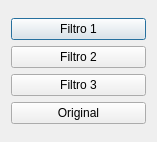
<?xml version="1.0" encoding="UTF-8"?>
<ui version="4.0">
 <class>Dialog</class>
 <widget class="QDialog" name="Dialog">
  <property name="geometry">
   <rect>
    <x>0</x>
    <y>0</y>
    <width>157</width>
    <height>142</height>
   </rect>
  </property>
  <property name="windowTitle">
   <string>Filtros</string>
  </property>
  <layout class="QVBoxLayout" name="verticalLayout_2">
   <item>
    <layout class="QVBoxLayout" name="verticalLayout">
     <item>
      <spacer name="verticalSpacer">
       <property name="orientation">
        <enum>Qt::Vertical</enum>
       </property>
       <property name="sizeHint" stdset="0">
        <size>
         <width>20</width>
         <height>40</height>
        </size>
       </property>
      </spacer>
     </item>
     <item>
      <widget class="QPushButton" name="filtro1">
       <property name="cursor">
        <cursorShape>PointingHandCursor</cursorShape>
       </property>
       <property name="text">
        <string>Filtro 1</string>
       </property>
      </widget>
     </item>
     <item>
      <widget class="QPushButton" name="filtro2">
       <property name="cursor">
        <cursorShape>PointingHandCursor</cursorShape>
       </property>
       <property name="text">
        <string>Filtro 2</string>
       </property>
      </widget>
     </item>
     <item>
      <widget class="QPushButton" name="filtro3">
       <property name="cursor">
        <cursorShape>PointingHandCursor</cursorShape>
       </property>
       <property name="text">
        <string>Filtro 3</string>
       </property>
      </widget>
     </item>
     <item>
      <widget class="QPushButton" name="original">
       <property name="cursor">
        <cursorShape>PointingHandCursor</cursorShape>
       </property>
       <property name="text">
        <string>Original</string>
       </property>
      </widget>
     </item>
     <item>
      <spacer name="verticalSpacer_2">
       <property name="orientation">
        <enum>Qt::Vertical</enum>
       </property>
       <property name="sizeHint" stdset="0">
        <size>
         <width>20</width>
         <height>40</height>
        </size>
       </property>
      </spacer>
     </item>
    </layout>
   </item>
  </layout>
 </widget>
 <resources/>
 <connections/>
</ui>
